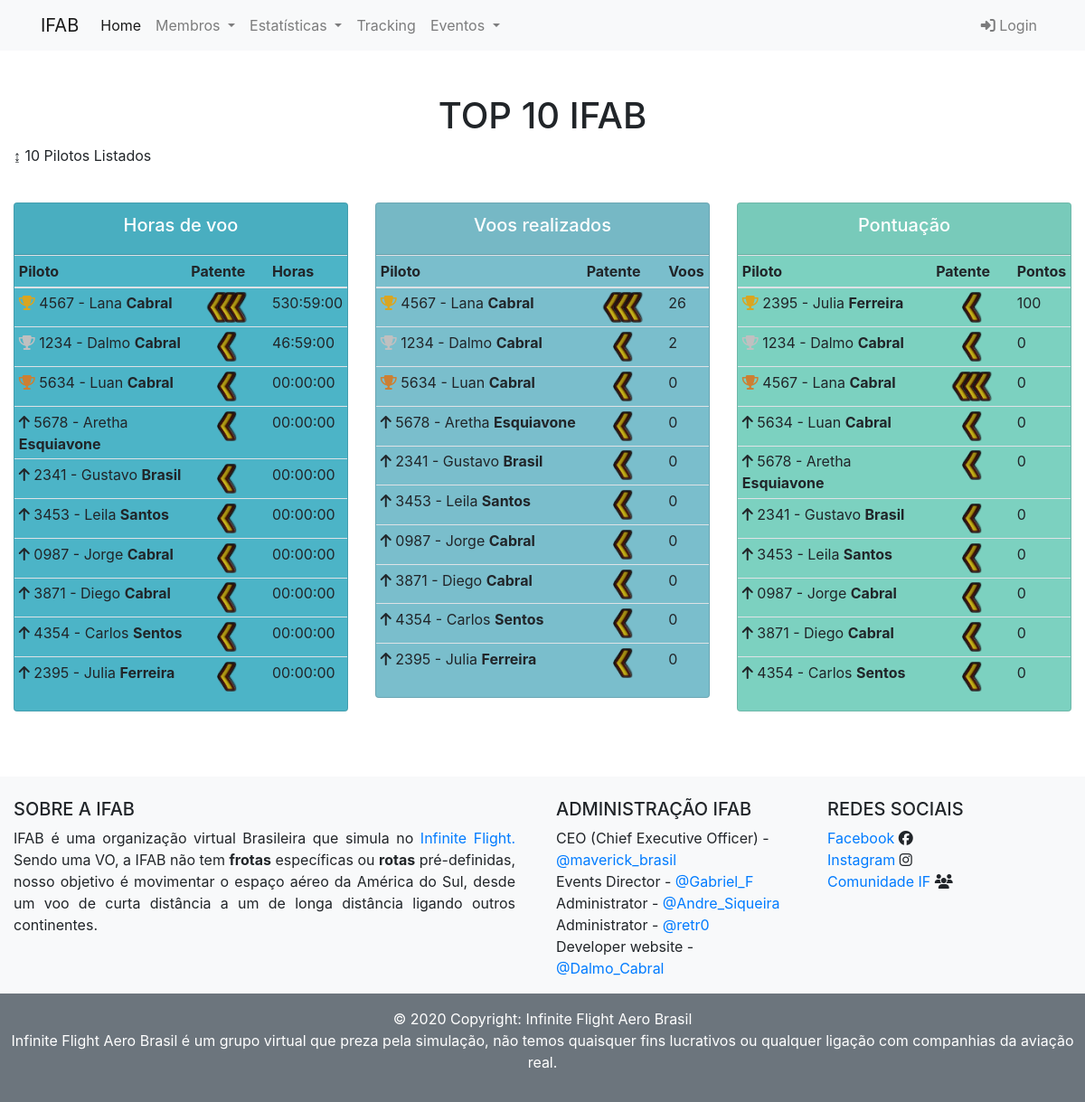
Page /top10 on the earlier database version.
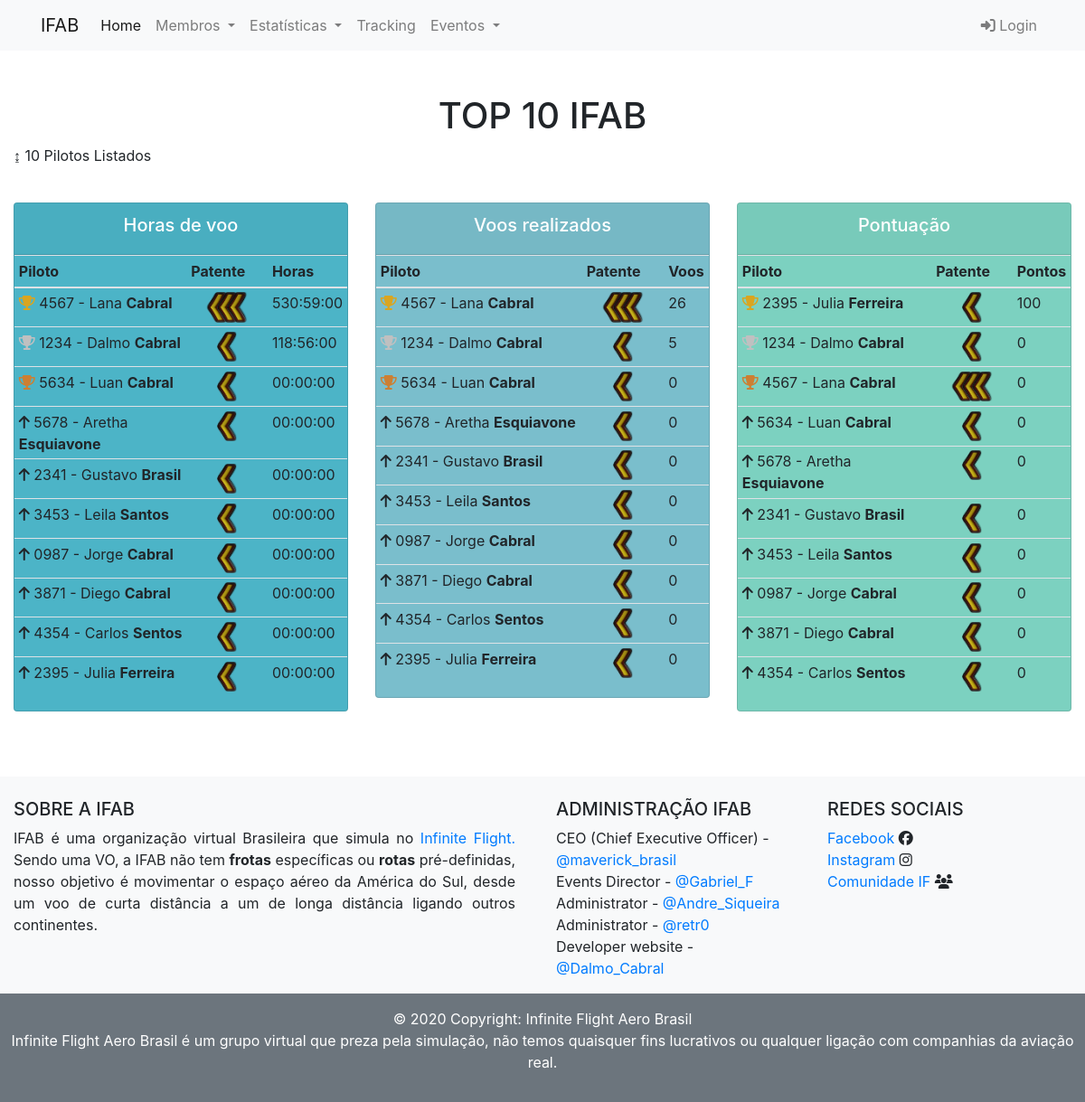
Same page on the later database version.
### app/models.py (models this page shows, shortened)
class User(db.Model, UserMixin):
    __tablename__ = 'users'
    id = db.Column(db.Integer, primary_key=True)
    username = db.Column(db.String(80), nullable=False)
    sobrenome = db.Column(db.String(200))
    email = db.Column(db.String(120), unique=True, nullable=False, index=True)
    password = db.Column(db.String(120), nullable=False)
    gametag = db.Column(db.String(200))
    registro = db.Column(db.String(200))
    ifcomunity = db.Column(db.String(400))
    sobremim = db.Column(db.String(200))
    pais = db.Column(db.String(200))
    base = db.Column(db.String(200))
    idade = db.Column(db.String(200))
    grau = db.Column(db.String(200))
    logbook = db.relationship('Logbook', backref='user', lazy='dynamic')  #lazy='dynamic'
    data_create = db.Column(db.DateTime, default=datetime.utcnow)
    pontos = db.Column(db.Integer(), default=0)
    cont_tempo = db.Column(db.Float, default=0)
    cont_tempo_str = db.Column(db.String(20000), default='00:00:00')
    cont_voo = db.Column(db.Integer, default=0)

### app/routes.py (the view)
@app.route('/top10')
def top10():
    users_top_10 = User.query.order_by(User.cont_tempo.desc()).all()
    users_top_voo = User.query.order_by(User.cont_voo.desc()).all()
    users = User.query.order_by(User.pontos.desc()).all()
    return render_template('top10.html',    top_10=users_top_10, users=users, users_top_voo=users_top_voo)

### app/templates/top10.html (shortened to what the changed rows need)
{% extends 'base.html' %}
{% block content %}
<div class="container-fluid mt-5">
    <div  class="font-weight-bold text-center text-justify fieldset">
        <h1>TOP 10 IFAB</h1>
       </div>
    <div class="row">
        <div class="col-sm">
            <div class="card text-white md=3" style="background-color:  #4cb4c7; margin-top: 40px;">
                <div>
                    <div>
                        <table class="table table-sm">
                            <thead>
                                <tr>
                                    <th>Piloto</th>
                                    <th>Patente</th>
                                    <th>Horas</th>
                                </tr>
                            </thead>
                            <tbody>
                                <tr>
                                    <td><i class="fas fa-trophy fa-1x" style="color: #c0c0c0;"></i> {{ top_10[1].registro}} -
                                        {{top_10[1].username}} <strong>{{top_10[1].sobrenome}}</strong></td>
                                    <td>
                                        {% if top_10[1].cont_tempo > 3000 %}
                                        <img src="../static/img/patente/CMM.png" alt="" width="80px">
                                        {% elif top_10[1].cont_tempo > 2000 %}
                                        <img src="../static/img/patente/CMD.png" alt="" width="80px">
                                        {% elif top_10[1].cont_tempo > 1000 %}
                                        <img src="../static/img/patente/POF2.png" alt="" width="80px">
                                        {% elif top_10[1].cont_tempo > 500 %}
                                        <img src="../static/img/patente/POF.png" alt="" width="80px">
                                        {% elif top_10[1].cont_tempo > 250 %}
                                        <img src="../static/img/patente/COP2.png" alt="" width="80px">
                                        {% else %}
                                        <img src="../static/img/patente/COP.png" alt="" width="80px">
                                        {% endif %}
                                    </td>
                                    <td>{{ top_10[1].cont_tempo_str }}</td>
                                </tr>
                            </tbody>
                        </table>
                    </div>
                </div>
            </div>
        </div>
        <div class="col-sm">
            <div class="card text-white md=3" style="background-color:  #7abecc; margin-top: 40px;">
                <div>
                    <table class="table table-sm">
                        <thead>
                            <tr>
                                <th>Piloto</th>
                                <th>Patente</th>
                                <th>Voos</th>
                            </tr>
                        </thead>
                        <tbody>
                            <tr>
                                <td><i class="fas fa-trophy fa-1x" style="color: #c0c0c0;"></i> {{ users_top_voo[1].registro}} -
                                    {{users_top_voo[1].username}} <strong>{{users_top_voo[1].sobrenome}}</strong></td>
                                <td>
                                    {% if users_top_voo[1].cont_tempo > 3000 %}
                                    <img src="../static/img/patente/CMM.png" alt="" width="80px">
                                    {% elif users_top_voo[1].cont_tempo > 2000 %}
                                    <img src="../static/img/patente/CMD.png" alt="" width="80px">
                                    {% elif users_top_voo[1].cont_tempo > 1000 %}
                                    <img src="../static/img/patente/POF2.png" alt="" width="80px">
                                    {% elif users_top_voo[1].cont_tempo > 500 %}
                                    <img src="../static/img/patente/POF.png" alt="" width="80px">
                                    {% elif users_top_voo[1].cont_tempo > 250 %}
                                    <img src="../static/img/patente/COP2.png" alt="" width="80px">
                                    {% else %}
                                    <img src="../static/img/patente/COP.png" alt="" width="80px">
                                    {% endif %}
                                </td>
                                <td>{{ users_top_voo[1].cont_voo }}</td>
                            </tr>
                        </tbody>
                    </table>
                </div>
            </div>
        </div>
        <div class="col-sm" style="margin-top: 40px;">
            <div class="card text-white md=3" style="background-color:  #7cd1c0;">
                <div>
                    <div>
                        <table class="table table-sm">
                            <thead>
                                <tr>
                                    <th>Piloto</th>
                                    <th>Patente</th>
                                    <th>Pontos</th>
                                </tr>
                            </thead>
                            <tbody>
                            <tr>
                                <td><i class="fas fa-trophy fa-1x" style="color: #c0c0c0;"></i> {{ users[1].registro}} -
                                    {{users[1].username}} <strong>{{users[1].sobrenome}}</strong></td>
                                <td>
                                    {% if users[1].cont_tempo > 3000 %}
                                    <img src="../static/img/patente/CMM.png" alt="" width="80px">
                                    {% elif users[1].cont_tempo > 2000 %}
                                    <img src="../static/img/patente/CMD.png" alt="" width="80px">
                                    {% elif users[1].cont_tempo > 1000 %}
                                    <img src="../static/img/patente/POF2.png" alt="" width="80px">
                                    {% elif users[1].cont_tempo > 500 %}
                                    <img src="../static/img/patente/POF.png" alt="" width="80px">
                                    {% elif users[1].cont_tempo > 250 %}
                                    <img src="../static/img/patente/COP2.png" alt="" width="80px">
                                    {% else %}
                                    <img src="../static/img/patente/COP.png" alt="" width="80px">
                                    {% endif %}
                                </td>
                                <td>{{ users[1].pontos}}</td>
                            </tr>
                            </tbody>
                        </table>
                    </div>
                </div>
            </div>
        </div>
    </div>
</div>
{% endblock %}

Differences in the rows shown:
changed User "Dalmo": cont_tempo_str "46:59:00" → "118:56:00"; cont_voo "2" → "5"
